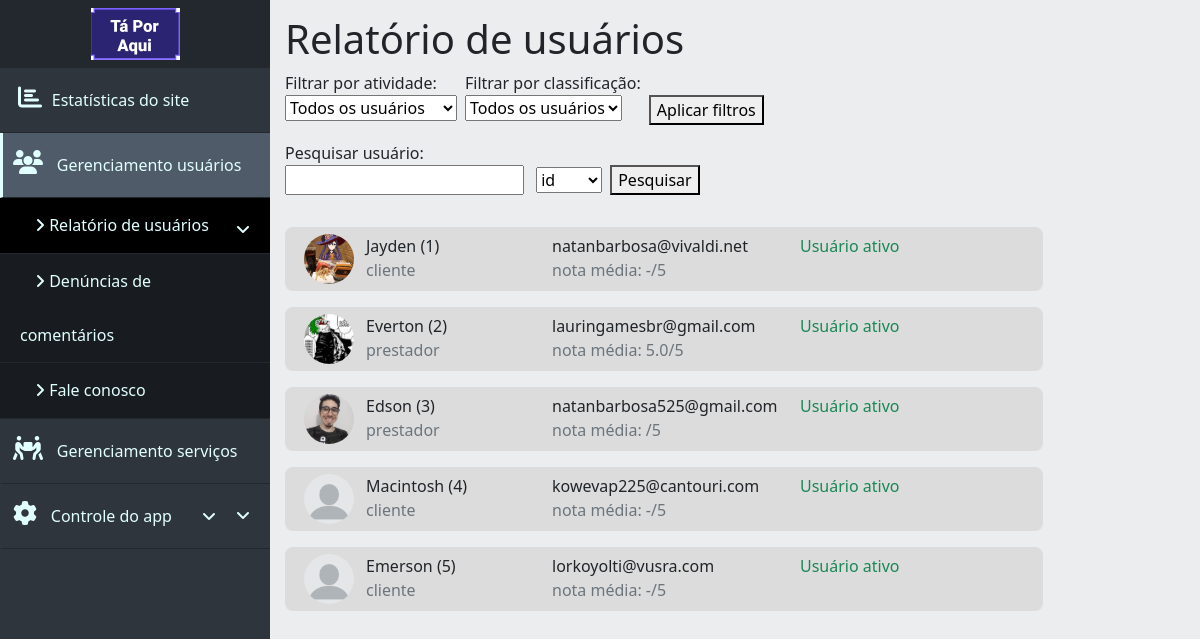
The page /dashboard/userManagement/userReport.php (signed in) on the database its author committed.
### tables this page shows
CREATE TABLE `usuarios` (
  `id_usuario` int(11) NOT NULL,
  `nome_usuario` varchar(15) NOT NULL,
  `sobrenome_usuario` varchar(15) NOT NULL,
  `fone_usuario` varchar(20) NOT NULL,
  `email_usuario` varchar(40) NOT NULL,
  `senha_usuario` char(40) NOT NULL,
  `data_nasc_usuario` date NOT NULL,
  `sexo_usuario` char(1) NOT NULL,
  `classif_usuario` int(11) NOT NULL COMMENT '0 = cliente, 1 = prestador, 2 = pequeno negócio',
  `cep_usuario` char(8) NOT NULL,
  `uf_usuario` char(2) NOT NULL,
  `cidade_usuario` varchar(30) NOT NULL,
  `bairro_usuario` varchar(30) NOT NULL,
  `rua_usuario` varchar(30) NOT NULL,
  `numero_usuario` varchar(5) NOT NULL,
  `comple_usuario` varchar(20) DEFAULT NULL,
  `data_entrada_usuario` timestamp NULL DEFAULT current_timestamp(),
  `desc_usuario` text DEFAULT NULL,
  `site_usuario` varchar(40) DEFAULT NULL,
  `status_usuario` int(11) NOT NULL DEFAULT 1 COMMENT '0 = suspenso, 1 = ativo, 2 = denunciado/banido',
  `online_usuario` tinyint(1) NOT NULL DEFAULT 1,
  `imagem_usuario` varchar(60) DEFAULT 'no_picture.jpg',
  `nota_media_usuario` decimal(2,1) DEFAULT NULL,
  `posicao_usuario` point DEFAULT NULL
);

### dashboard/assets/getData.php (called while the page is built, shortened)
<?php
class DashboardConnection {
    private $host = 'localhost';
    private $dbname = 'ta_por_aqui';
    private $user = 'root';
    private $password = '';
    public function connect(){
        try{
            $connect = new PDO(
                "mysql:host=$this->host;dbname=$this->dbname;",
                "$this->user",
                "$this->password"
            );
            $connect->exec('SET CHARACTER SET utf8');
            return $connect;
        } catch (PDOException $e){
            echo 'Não foi possivel se conectar com o servidor <br>';
            echo 'Código do erro: ' . $e->getCode() . '<br> Mensagem de erro: ' . $e->getMessage();
        }
    }
}
class UsersListing {
    private $con;
    public function __construct(){
        $this->con = new DashboardConnection();
        $this->con = $this->con->connect();
    }
    public function selectAllUsers(){
        $query = "SELECT id_usuario, nome_usuario, classif_usuario, email_usuario, nota_media_usuario, status_usuario, imagem_usuario from usuarios";
        $stmt = $this->con->query($query);
        return $stmt->fetchAll(PDO::FETCH_ASSOC);
    }
}

### dashboard/userManagement/userReport.php (the view, shortened to what this page needs)
<?php
require "../assets/getData.php";
$usersListing = new UsersListing();
$users = [];
if (isset($_GET['userStatus']) || isset($_GET['userClassification'])) {
    $users = $usersListing->selectFilteredUsers($_GET['userStatus'], $_GET['userClassification']);
} else if (isset($_GET['searchInput'])) {
    $users = $usersListing->selectSearchedUsers($_GET['searchInput'], $_GET['searchParam']);
} else {
    $users = $usersListing->selectAllUsers();
}
?>
<!DOCTYPE html>
<html lang="pt-br">
<head>
    <link href="https://cdn.jsdelivr.net/npm/bootstrap@5.1.1/dist/css/bootstrap.min.css" rel="stylesheet">
    <link rel="stylesheet" href="../style.css">
</head>
<body>
<div class="nav-side-menu">
    <div class="brand py-2"><img src="../../assets/images/dumb-brand.png" alt="logo"></div>
    <div class="menu-list">
        <ul id="menu-content" class="menu-content collapse out">
            <li>
                <a href="../analisys.php"><i class="fas fa-chart-bar sidebar-icon"></i> Estatísticas do site</a>
            </li>
            <li data-bs-toggle="collapse" data-bs-target="#gerenciamentoUsuarios" class="collapsed active">
                <div class="moreItems"><i class="fas fa-users sidebar-icon"></i> Gerenciamento usuários <span
                            class="arrow"><i class="fa fa-angle-down"></i></span></div>
            </li>
            <ul class="sub-menu collapse" id="gerenciamentoUsuarios">
                <li class="active"><a href="userReport.php"><i class="fa fa-angle-right"></i> Relatório de usuários</a>
                </li>
                <li><a href="commentComplaint.php"><i class="fa fa-angle-right"></i> Denúncias de comentários</a></li>
                <li><a href="contactReport.php"><i class="fa fa-angle-right"></i> Fale conosco</a></li>
            </ul>
            <li data-bs-toggle="collapse" data-bs-target="#gerenciamentoServicos" class="collapsed">
                <div class="moreItems"><i class="fas fa-people-carry sidebar-icon"></i> Gerenciamento serviços <span
                            class="arrow"><i class="fa fa-angle-down"></i></span></div>
            </li>
            <li data-bs-toggle="collapse" data-bs-target="#appControl" class="collapsed">
                <div class="moreItems"><i class="fas fa-cog sidebar-icon"></i> Controle do app <span class="arrow"><i
                                class="fa fa-angle-down"></i></span></div>
            </li>
        </ul>
    </div>
</div>
<div class="main" id="pagina">
    <h1>Relatório de usuários</h1>
    <form action="userReport.php" method="get">
        <div class="float-start">
            <label class="me-2" for="userStatus">Filtrar por atividade: </label> <br>
            <select class="me-2" name="userStatus" id="userStatus">
                <option value="">Todos os usuários</option>
            </select>
        </div>
        <div class="float-start">
            <label class="me-2" for="userFilter">Filtrar por classificação: </label> <br>
            <select class="me-2" name="userClassification" id="userClassification">
                <option value="">Todos os usuários</option>
            </select>
        </div>
        <br>
        <button type="submit" class="float-start">Aplicar filtros</button>
    </form>
    <form action="userReport.php" method="get">
        <div class="float-start">
            <label for="searchInput">Pesquisar usuário:</label> <br>
            <input class="me-2" type="text" name="searchInput" <?php if (isset($_GET['searchInput'])) {
                echo "value = '" . $_GET['searchInput'] . "'";
            } ?>>
            <select class="me-2" name="searchParam" id="searchParam">
                <option value="id_usuario">id</option>
            </select>
        </div>
        <br>
        <button type="submit" class="float-start">Pesquisar</button>
    </form>
    <div class="clearfix my-3"></div>
    <div class="row my-2">
        <div class="col-md-12 col-lg-10">
            <?php foreach ($users as $user) { ?>
                <div class="listDiv row my-3" onclick="redirecionaPagina('user.php', <?= $user['id_usuario'] ?>)">
                    <div class="col-sm-1 mr-2 mb-3 mb-sm-0">
                        <img src="../../assets/images/users/<?= $user['imagem_usuario'] ?>" alt="imagem do usuário"
                             class="userPicture">
                    </div>
                    <div class="col-sm-3 mb-3 mb-sm-0">
                        <span><?= $user['nome_usuario'] ?> (<?= $user['id_usuario'] ?>)</span> <br>
                        <span class="text-secondary"><?= $user['classif_usuario'] == 0 ? "cliente" : "prestador" ?></span>
                    </div>
                    <div class="col-sm-4 mb-3 mb-sm-0">
                        <span><?= $user['email_usuario'] ?></span> <br>
                        <span class="text-secondary">nota média: <?= $user['classif_usuario'] != 0 ? $user['nota_media_usuario'] : "-" ?>/5</span>
                    </div>
                    <div class="col-sm-3 mb-3 mb-sm-0">
                        <?php
                        if ($user['status_usuario'] == 0) {
                            echo '<span class="text-secondary">Usuário suspenso</span> <br>';
                        } else if ($user['status_usuario'] == 1) {
                            echo '<span class="text-success">Usuário ativo</span> <br>';
                        } else {
                            echo '<span class="text-danger">Usuário banido</span> <br>';
                        }
                        ?>
                    </div>
                </div>
            <?php } ?>
        </div>
    </div>
</div>
</body>
</html>

### dashboard/style.css (style rules this page uses)
body { margin: 0; padding: 0; background-color: #ebedef; }
.main { margin-left: 270px; padding: 15px; }
.nav-side-menu { overflow: auto; background-color: #2e353d; position: fixed; top: 0; width: 270px; height: 100%; color: #e1ffff; }
.nav-side-menu .brand { background-color: #23282e; line-height: 50px; display: block; text-align: center; font-size: 14px; }
.nav-side-menu ul, .nav-side-menu li { list-style: none; padding: 0px; margin: 0px; line-height: 4rem; cursor: pointer; visibility: visible !important; }
.arrow { display: inline-block; padding-left: 10px; padding-right: 10px; vertical-align: middle; float: right; }
.nav-side-menu li i.sidebar-icon { margin-right: 0.6rem; font-size: 1.5em; }
.nav-side-menu ul .active, .nav-side-menu li .active { border-left: 3px solid #e1ffff; background-color: #4f5b69; }
.nav-side-menu li { padding-left: 0px; border-left: 3px solid #2e353d; border-bottom: 1px solid #23282e; }
.nav-side-menu li a { display: block; text-decoration: none; color: #e1ffff; }
.nav-side-menu li a i { padding-left: 15px; width: 20px; padding-right: 20px; }
.nav-side-menu ul .sub-menu li.active, .nav-side-menu li .sub-menu li.active { background-color: #000; }
.nav-side-menu ul .sub-menu li, .nav-side-menu li .sub-menu li { background-color: #181c20; border: none; line-height: 3.4rem; border-bottom: 1px solid #23282e; margin-left: 0px; }
.nav-side-menu li .sub-menu li a, .nav-side-menu ul .sub-menu li a { display: block; padding-left: 20px; }
.nav-side-menu ul .sub-menu li a i, .nav-side-menu li .sub-menu li a i { padding-right: 10px !important; }
.moreItems { padding: 0 10px; }
.listDiv { margin-left: 0; background-color: gainsboro; padding: 7px; border-radius: 8px; }
.userPicture { width: 50px; height: 50px; object-fit: cover; border-radius: 50%; }
@media (min-width: 992px) { .nav-side-menu .menu-list .menu-content { display: block; } }

### rows shown on the page
usuarios: imagem_usuario (picture), nome_usuario "Jayden", id_usuario "1", classif_usuario "cliente", email_usuario "natanbarbosa@vivaldi.net", status_usuario "Usuário ativo"
usuarios: imagem_usuario (picture), nome_usuario "Everton", id_usuario "2", classif_usuario "prestador", email_usuario "lauringamesbr@gmail.com", nota_media_usuario "5.0", status_usuario "Usuário ativo"
usuarios: imagem_usuario (picture), nome_usuario "Edson", id_usuario "3", classif_usuario "prestador", email_usuario "natanbarbosa525@gmail.com", status_usuario "Usuário ativo"
usuarios: imagem_usuario (placeholder picture), nome_usuario "Macintosh", id_usuario "4", classif_usuario "cliente", email_usuario "kowevap225@cantouri.com", status_usuario "Usuário ativo"
usuarios: imagem_usuario (placeholder picture), nome_usuario "Emerson", id_usuario "5", classif_usuario "cliente", email_usuario "lorkoyolti@vusra.com", status_usuario "Usuário ativo"
